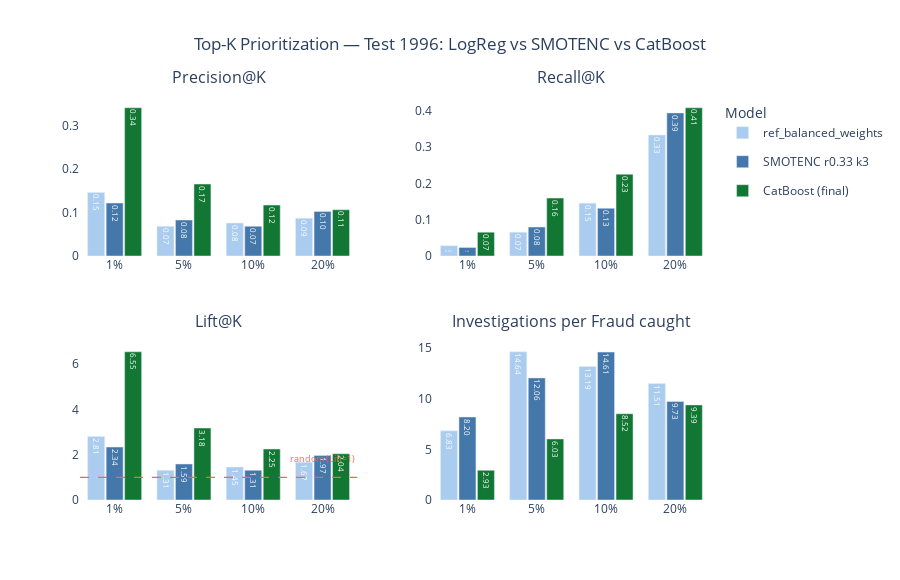

Write notebook code for a chart like this one.
### Markdown cell above
PR curve shows that CatBoost consistently dominates the baseline at all thresholds. The left side of the curve is especially important: at Recall = 10% (meaning we detect 10% of all fraud), CatBoost's Precision is significantly higher, meaning fewer unnecessary checks are performed for each detected fraud case.

### Code cell
# visula to compare all 3 models

df_topk_cb_test = df_topk_cat[
    df_topk_cat["split"] == "TEST 1996 (train 1994-95)"
].copy()

# all 3 models
df_topk_all = pd.concat([
    df_topk_base,        # ref_balanced_weights 
    df_topk_smote_test,  # SMOTENC r0.33 k3 
    df_topk_cb_test,     # CatBoost final
], ignore_index=True)

model_colors = {
    "ref_balanced_weights": "#AACCEE",
    "SMOTENC r0.33 k3":     "#4477AA",
    "CatBoost (final)":     "#117733",
}

k_order = ["1%", "5%", "10%", "20%"]
panels = [
    ("Precision_at_K",         1, 1),
    ("Recall_at_K",            1, 2),
    ("Lift_at_K",              2, 1),
    ("Investigations_per_fraud", 2, 2),
]

fig = make_subplots(
    rows=2, cols=2,
    subplot_titles=[
        "Precision@K", "Recall@K",
        "Lift@K", "Investigations per Fraud caught"
    ],
    horizontal_spacing=0.12,
    vertical_spacing=0.22,
)

shown = set()

for metric, row, col in panels:
    for model_name in ["ref_balanced_weights", "SMOTENC r0.33 k3", "CatBoost (final)"]:
        df_m = (df_topk_all[df_topk_all["model"] == model_name]
                .set_index("K_pct").reindex(k_order).reset_index())
        scores = df_m[metric].tolist()
        
        # Investigations_per_fraud = 1 / Precision_at_K
        if metric == "Investigations_per_fraud":
            scores = (1 / df_m["Precision_at_K"]).round(2).tolist()

        customdata = list(zip(
            df_m["N_investigated"].tolist(),
            df_m["TP_in_topK"].tolist(),
            df_m["FP_in_topK"].tolist(),
            df_m["FN_missed_outside_topK"].tolist(),
            (1 / df_m["Precision_at_K"]).round(1).tolist(),
        ))

        fig.add_trace(
            go.Bar(
                x=k_order, y=scores,
                name=model_name,
                marker_color=model_colors[model_name],
                text=[f"{v:.2f}" for v in scores],
                textposition="inside",
                textfont=dict(color="white", size=9),
                customdata=customdata,
                hovertemplate=(
                    "<b>Top-%{x} · " + model_name + "</b><br>"
                    "Investigated: %{customdata[0]}<br>"
                    "Fraud caught (TP): %{customdata[1]}<br>"
                    "Legit checked (FP): %{customdata[2]}<br>"
                    "Fraud missed (FN): %{customdata[3]}<br>"
                    "Cases per fraud: %{customdata[4]}"
                    "<extra></extra>"
                ),
                showlegend=(row == 1 and col == 1 and model_name not in shown),
                legendgroup=model_name,
            ),
            row=row, col=col,
        )
        shown.add(model_name)

fig.add_hline(
    y=1.0, row=2, col=1,
    line_dash="dash", line_color="tomato", line_width=1.2,
    annotation_text="random (Lift=1)",
    annotation_position="top right",
    annotation_font=dict(size=9, color="tomato"),
)

fig.update_layout(
    title_text="Top-K Prioritization — Test 1996: LogReg vs SMOTENC vs CatBoost",
    title_x=0.5, height=580,
    barmode="group", bargap=0.2, bargroupgap=0.08,
    plot_bgcolor="white", paper_bgcolor="white",
    legend=dict(title="Model", x=1.02, y=1.0),
)
fig.update_yaxes(rangemode="tozero")
fig.update_annotations(yshift=+10)
fig.show()

### Figure 1 — Plotly figure (JSON) as saved in the notebook; plotly's stock layout.template omitted (floating-point values rounded to 4 significant figures)
{"data": [{"customdata": [[41, 6, 35, 207, 6.8], [205, 14, 191, 199, 14.6], [409, 31, 378, 182, 13.2], [817, 71, 746, 142, 11.5]], "hovertemplate": "<b>Top-%{x} · ref_balanced_weights</b><br>Investigated: %{customdata[0]}<br>Fraud caught (TP): %{customdata[1]}<br>Legit checked (FP): %{customdata[2]}<br>Fraud missed (FN): %{customdata[3]}<br>Cases per fraud: %{customdata[4]}<extra></extra>", "legendgroup": "ref_balanced_weights", "marker": {"color": "#AACCEE"}, "name": "ref_balanced_weights", "showlegend": true, "text": ["0.15", "0.07", "0.08", "0.09"], "textfont": {"color": "white", "size": 9}, "textposition": "inside", "type": "bar", "x": ["1%", "5%", "10%", "20%"], "xaxis": "x", "y": [0.1463, 0.06829, 0.07579, 0.0869], "yaxis": "y"}, {"customdata": [[41, 5, 36, 208, 8.2], [205, 17, 188, 196, 12.1], [409, 28, 381, 185, 14.6], [817, 84, 733, 129, 9.7]], "hovertemplate": "<b>Top-%{x} · SMOTENC r0.33 k3</b><br>Investigated: %{customdata[0]}<br>Fraud caught (TP): %{customdata[1]}<br>Legit checked (FP): %{customdata[2]}<br>Fraud missed (FN): %{customdata[3]}<br>Cases per fraud: %{customdata[4]}<extra></extra>", "legendgroup": "SMOTENC r0.33 k3", "marker": {"color": "#4477AA"}, "name": "SMOTENC r0.33 k3", "showlegend": true, "text": ["0.12", "0.08", "0.07", "0.10"], "textfont": {"color": "white", "size": 9}, "textposition": "inside", "type": "bar", "x": ["1%", "5%", "10%", "20%"], "xaxis": "x", "y": [0.122, 0.08293, 0.06846, 0.1028], "yaxis": "y"}, {"customdata": [[41, 14, 27, 199, 2.9], [205, 34, 171, 179, 6], [409, 48, 361, 165, 8.5], [817, 87, 730, 126, 9.4]], "hovertemplate": "<b>Top-%{x} · CatBoost (final)</b><br>Investigated: %{customdata[0]}<br>Fraud caught (TP): %{customdata[1]}<br>Legit checked (FP): %{customdata[2]}<br>Fraud missed (FN): %{customdata[3]}<br>Cases per fraud: %{customdata[4]}<extra></extra>", "legendgroup": "CatBoost (final)", "marker": {"color": "#117733"}, "name": "CatBoost (final)", "showlegend": true, "text": ["0.34", "0.17", "0.12", "0.11"], "textfont": {"color": "white", "size": 9}, "textposition": "inside", "type": "bar", "x": ["1%", "5%", "10%", "20%"], "xaxis": "x", "y": [0.3415, 0.1659, 0.1174, 0.1065], "yaxis": "y"}, {"customdata": [[41, 6, 35, 207, 6.8], [205, 14, 191, 199, 14.6], [409, 31, 378, 182, 13.2], [817, 71, 746, 142, 11.5]], "hovertemplate": "<b>Top-%{x} · ref_balanced_weights</b><br>Investigated: %{customdata[0]}<br>Fraud caught (TP): %{customdata[1]}<br>Legit checked (FP): %{customdata[2]}<br>Fraud missed (FN): %{customdata[3]}<br>Cases per fraud: %{customdata[4]}<extra></extra>", "legendgroup": "ref_balanced_weights", "marker": {"color": "#AACCEE"}, "name": "ref_balanced_weights", "showlegend": false, "text": ["0.03", "0.07", "0.15", "0.33"], "textfont": {"color": "white", "size": 9}, "textposition": "inside", "type": "bar", "x": ["1%", "5%", "10%", "20%"], "xaxis": "x2", "y": [0.02817, 0.06573, 0.1455, 0.3333], "yaxis": "y2"}, {"customdata": [[41, 5, 36, 208, 8.2], [205, 17, 188, 196, 12.1], [409, 28, 381, 185, 14.6], [817, 84, 733, 129, 9.7]], "hovertemplate": "<b>Top-%{x} · SMOTENC r0.33 k3</b><br>Investigated: %{customdata[0]}<br>Fraud caught (TP): %{customdata[1]}<br>Legit checked (FP): %{customdata[2]}<br>Fraud missed (FN): %{customdata[3]}<br>Cases per fraud: %{customdata[4]}<extra></extra>", "legendgroup": "SMOTENC r0.33 k3", "marker": {"color": "#4477AA"}, "name": "SMOTENC r0.33 k3", "showlegend": false, "text": ["0.02", "0.08", "0.13", "0.39"], "textfont": {"color": "white", "size": 9}, "textposition": "inside", "type": "bar", "x": ["1%", "5%", "10%", "20%"], "xaxis": "x2", "y": [0.02347, 0.07981, 0.1315, 0.3944], "yaxis": "y2"}, {"customdata": [[41, 14, 27, 199, 2.9], [205, 34, 171, 179, 6], [409, 48, 361, 165, 8.5], [817, 87, 730, 126, 9.4]], "hovertemplate": "<b>Top-%{x} · CatBoost (final)</b><br>Investigated: %{customdata[0]}<br>Fraud caught (TP): %{customdata[1]}<br>Legit checked (FP): %{customdata[2]}<br>Fraud missed (FN): %{customdata[3]}<br>Cases per fraud: %{customdata[4]}<extra></extra>", "legendgroup": "CatBoost (final)", "marker": {"color": "#117733"}, "name": "CatBoost (final)", "showlegend": false, "text": ["0.07", "0.16", "0.23", "0.41"], "textfont": {"color": "white", "size": 9}, "textposition": "inside", "type": "bar", "x": ["1%", "5%", "10%", "20%"], "xaxis": "x2", "y": [0.06573, 0.1596, 0.2254, 0.4085], "yaxis": "y2"}, {"customdata": [[41, 6, 35, 207, 6.8], [205, 14, 191, 199, 14.6], [409, 31, 378, 182, 13.2], [817, 71, 746, 142, 11.5]], "hovertemplate": "<b>Top-%{x} · ref_balanced_weights</b><br>Investigated: %{customdata[0]}<br>Fraud caught (TP): %{customdata[1]}<br>Legit checked (FP): %{customdata[2]}<br>Fraud missed (FN): %{customdata[3]}<br>Cases per fraud: %{customdata[4]}<extra></extra>", "legendgroup": "ref_balanced_weights", "marker": {"color": "#AACCEE"}, "name": "ref_balanced_weights", "showlegend": false, "text": ["2.81", "1.31", "1.45", "1.67"], "textfont": {"color": "white", "size": 9}, "textposition": "inside", "type": "bar", "x": ["1%", "5%", "10%", "20%"], "xaxis": "x3", "y": [2.805, 1.309, 1.453, 1.666], "yaxis": "y3"}, {"customdata": [[41, 5, 36, 208, 8.2], [205, 17, 188, 196, 12.1], [409, 28, 381, 185, 14.6], [817, 84, 733, 129, 9.7]], "hovertemplate": "<b>Top-%{x} · SMOTENC r0.33 k3</b><br>Investigated: %{customdata[0]}<br>Fraud caught (TP): %{customdata[1]}<br>Legit checked (FP): %{customdata[2]}<br>Fraud missed (FN): %{customdata[3]}<br>Cases per fraud: %{customdata[4]}<extra></extra>", "legendgroup": "SMOTENC r0.33 k3", "marker": {"color": "#4477AA"}, "name": "SMOTENC r0.33 k3", "showlegend": false, "text": ["2.34", "1.59", "1.31", "1.97"], "textfont": {"color": "white", "size": 9}, "textposition": "inside", "type": "bar", "x": ["1%", "5%", "10%", "20%"], "xaxis": "x3", "y": [2.338, 1.59, 1.312, 1.971], "yaxis": "y3"}, {"customdata": [[41, 14, 27, 199, 2.9], [205, 34, 171, 179, 6], [409, 48, 361, 165, 8.5], [817, 87, 730, 126, 9.4]], "hovertemplate": "<b>Top-%{x} · CatBoost (final)</b><br>Investigated: %{customdata[0]}<br>Fraud caught (TP): %{customdata[1]}<br>Legit checked (FP): %{customdata[2]}<br>Fraud missed (FN): %{customdata[3]}<br>Cases per fraud: %{customdata[4]}<extra></extra>", "legendgroup": "CatBoost (final)", "marker": {"color": "#117733"}, "name": "CatBoost (final)", "showlegend": false, "text": ["6.55", "3.18", "2.25", "2.04"], "textfont": {"color": "white", "size": 9}, "textposition": "inside", "type": "bar", "x": ["1%", "5%", "10%", "20%"], "xaxis": "x3", "y": [6.546, 3.179, 2.25, 2.041], "yaxis": "y3"}, {"customdata": [[41, 6, 35, 207, 6.8], [205, 14, 191, 199, 14.6], [409, 31, 378, 182, 13.2], [817, 71, 746, 142, 11.5]], "hovertemplate": "<b>Top-%{x} · ref_balanced_weights</b><br>Investigated: %{customdata[0]}<br>Fraud caught (TP): %{customdata[1]}<br>Legit checked (FP): %{customdata[2]}<br>Fraud missed (FN): %{customdata[3]}<br>Cases per fraud: %{customdata[4]}<extra></extra>", "legendgroup": "ref_balanced_weights", "marker": {"color": "#AACCEE"}, "name": "ref_balanced_weights", "showlegend": false, "text": ["6.83", "14.64", "13.19", "11.51"], "textfont": {"color": "white", "size": 9}, "textposition": "inside", "type": "bar", "x": ["1%", "5%", "10%", "20%"], "xaxis": "x4", "y": [6.83, 14.64, 13.19, 11.51], "yaxis": "y4"}, {"customdata": [[41, 5, 36, 208, 8.2], [205, 17, 188, 196, 12.1], [409, 28, 381, 185, 14.6], [817, 84, 733, 129, 9.7]], "hovertemplate": "<b>Top-%{x} · SMOTENC r0.33 k3</b><br>Investigated: %{customdata[0]}<br>Fraud caught (TP): %{customdata[1]}<br>Legit checked (FP): %{customdata[2]}<br>Fraud missed (FN): %{customdata[3]}<br>Cases per fraud: %{customdata[4]}<extra></extra>", "legendgroup": "SMOTENC r0.33 k3", "marker": {"color": "#4477AA"}, "name": "SMOTENC r0.33 k3", "showlegend": false, "text": ["8.20", "12.06", "14.61", "9.73"], "textfont": {"color": "white", "size": 9}, "textposition": "inside", "type": "bar", "x": ["1%", "5%", "10%", "20%"], "xaxis": "x4", "y": [8.2, 12.06, 14.61, 9.73], "yaxis": "y4"}, {"customdata": [[41, 14, 27, 199, 2.9], [205, 34, 171, 179, 6], [409, 48, 361, 165, 8.5], [817, 87, 730, 126, 9.4]], "hovertemplate": "<b>Top-%{x} · CatBoost (final)</b><br>Investigated: %{customdata[0]}<br>Fraud caught (TP): %{customdata[1]}<br>Legit checked (FP): %{customdata[2]}<br>Fraud missed (FN): %{customdata[3]}<br>Cases per fraud: %{customdata[4]}<extra></extra>", "legendgroup": "CatBoost (final)", "marker": {"color": "#117733"}, "name": "CatBoost (final)", "showlegend": false, "text": ["2.93", "6.03", "8.52", "9.39"], "textfont": {"color": "white", "size": 9}, "textposition": "inside", "type": "bar", "x": ["1%", "5%", "10%", "20%"], "xaxis": "x4", "y": [2.93, 6.03, 8.52, 9.39], "yaxis": "y4"}], "layout": {"annotations": [{"font": {"size": 16}, "showarrow": false, "text": "Precision@K", "x": 0.22, "xanchor": "center", "xref": "paper", "y": 1, "yanchor": "bottom", "yref": "paper", "yshift": 10}, {"font": {"size": 16}, "showarrow": false, "text": "Recall@K", "x": 0.78, "xanchor": "center", "xref": "paper", "y": 1, "yanchor": "bottom", "yref": "paper", "yshift": 10}, {"font": {"size": 16}, "showarrow": false, "text": "Lift@K", "x": 0.22, "xanchor": "center", "xref": "paper", "y": 0.39, "yanchor": "bottom", "yref": "paper", "yshift": 10}, {"font": {"size": 16}, "showarrow": false, "text": "Investigations per Fraud caught", "x": 0.78, "xanchor": "center", "xref": "paper", "y": 0.39, "yanchor": "bottom", "yref": "paper", "yshift": 10}, {"font": {"color": "tomato", "size": 9}, "showarrow": false, "text": "random (Lift=1)", "x": 1, "xanchor": "right", "xref": "x3 domain", "y": 1, "yanchor": "bottom", "yref": "y3", "yshift": 10}], "bargap": 0.2, "bargroupgap": 0.08, "barmode": "group", "height": 580, "legend": {"title": {"text": "Model"}, "x": 1.02, "y": 1}, "paper_bgcolor": "white", "plot_bgcolor": "white", "shapes": [{"line": {"color": "tomato", "dash": "dash", "width": 1.2}, "type": "line", "x0": 0, "x1": 1, "xref": "x3 domain", "y0": 1, "y1": 1, "yref": "y3"}], "title": {"text": "Top-K Prioritization — Test 1996: LogReg vs SMOTENC vs CatBoost", "x": 0.5}, "xaxis": {"anchor": "y", "domain": [0, 0.44]}, "xaxis2": {"anchor": "y2", "domain": [0.56, 1]}, "xaxis3": {"anchor": "y3", "domain": [0, 0.44]}, "xaxis4": {"anchor": "y4", "domain": [0.56, 1]}, "yaxis": {"anchor": "x", "domain": [0.61, 1], "rangemode": "tozero"}, "yaxis2": {"anchor": "x2", "domain": [0.61, 1], "rangemode": "tozero"}, "yaxis3": {"anchor": "x3", "domain": [0, 0.39], "rangemode": "tozero"}, "yaxis4": {"anchor": "x4", "domain": [0, 0.39], "rangemode": "tozero"}}}
